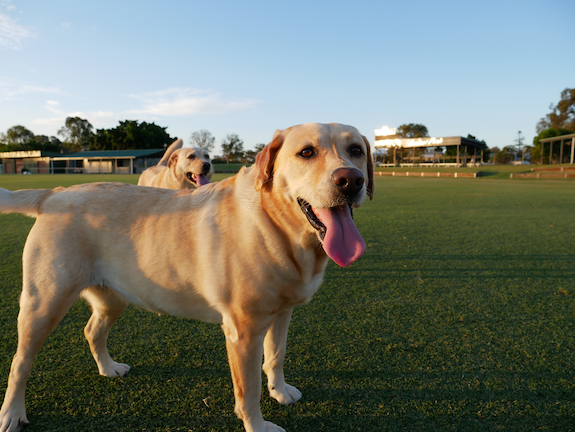
#> input picture mohammad_image_processing/Assignment-2/dog-photo.png, 575 x 432 px
$ python q1.py
#> lines starting #> are read from the running program, lines starting #| are printed output that depends on the picture
import cv2 as cv
img = cv.imread('dog-photo.png')
#> img is the input picture: shape (432, 575, 3); mean B, G, R 106.1, 119.2, 115
print(img)
#> (printed output is left out)

print(img.shape)
#| (432, 575, 3)
cv.line(img,(0,0),(img.shape[1],img.shape[0]),(0,0,0),4)
cv.line(img,(img.shape[1],0),(0,img.shape[0]),(0,0,0),4)
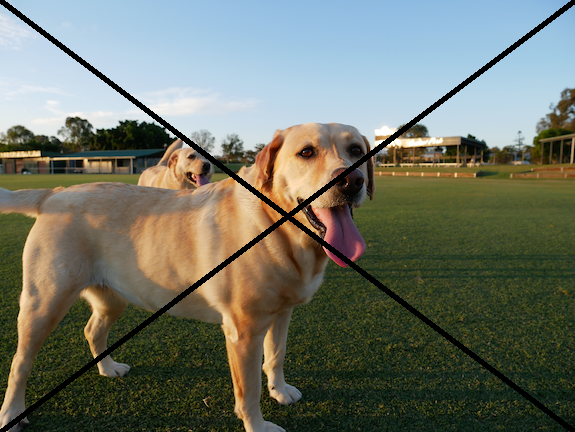
#> img: shape (432, 575, 3); mean B, G, R 102.6, 115.4, 111.1
cv.imshow('Figure',img)
cv.waitKey(0)
